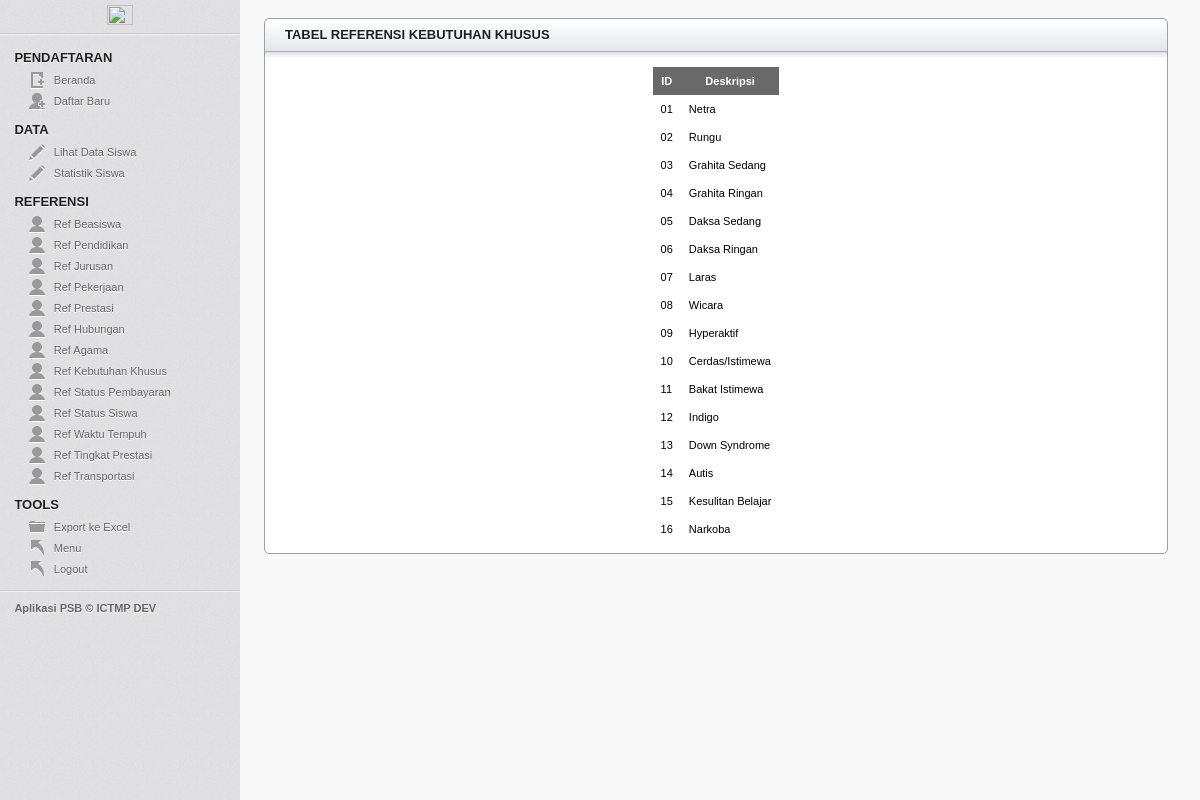
The page /pendaftaran/index.php?p=t_kebutuhankhusus (signed in) on the database its author committed.
### tables this page shows
CREATE TABLE `ref_special_needs` (
  `id_special_needs` varchar(5) NOT NULL,
  `detail` varchar(99) NOT NULL
);

### pendaftaran/t_kebutuhankhusus.php (the view, shortened to what this page needs)
<?php
	$sql = "SELECT * FROM ref_special_needs";
	$result = mysqli_query($con, $sql)or die('Error');
	if(isset($_SESSION['signed_in']) && $_SESSION['signed_in'] == true)
	{
		echo '	<article class="module">
					<header><h3>TABEL REFERENSI KEBUTUHAN KHUSUS</h3></header>
					<div class="module_content">
						<table class="tbl_data" border="0" align="center">
							<tr>
								<th>ID</th>
								<th>Deskripsi</th>
							</tr>';
								while ($data = mysqli_fetch_array($result)) {
									echo '
										<tr>
											<td>'.$data["id_special_needs"].'</td>
											<td>'.$data["detail"].'</td>
										</tr>
									';
								}
		echo '
						</table>
					</div>
				</article>
			</section>
		';
	}
?>

### pendaftaran/css/layout.css (style rules this page uses)
html, body, div, map, dt, isindex, form, header, aside, section, section, article, footer { display: block; }
html, body { height: 100%; margin: 0; padding: 0; font-family: Verdana, Helvetica, Arial, sans-serif; background: #F8F8F8; font-size: 11px; }
#main h3 { color: #1F1F20; text-transform: uppercase; text-shadow: 0 1px 0 #fff; font-size: 13px; margin: 8px 20px; }
.module { border: 1px solid #9BA0AF; width: auto; margin-right: 20px; margin-top: 20px; -webkit-border-radius: 5px; -moz-border-radius: 5px; border-radius: 5px; background: #ffffff; }
.module header h3 { display: block; margin: 10px 20px; width: auto; float: left; }
.module header { height: 38px; width: 100%; background: #F1F1F4 url(../images/secondary_bar.png) repeat-x; -webkit-border-top-left-radius: 5px; -webkit-border-top-right-radius: 5px; -moz-border-radius-top-left: 5px; -moz-border-radius-top-right: 5px; border-top-left-radius: 5px; border-top-right-radius: 5px; }
.module_content { margin: 10px 20px; color: #666; }
table.tbl_data { border-collapse: collapse; color: black; }
.tbl_data th { background-color: #696969; color: #ffffff; text-align: center; padding: 8px; }
.tbl_data td { padding: 8px; text-align: left; }

### rows shown on the page
ref_special_needs: id_special_needs "01", detail "Netra"
ref_special_needs: id_special_needs "02", detail "Rungu"
ref_special_needs: id_special_needs "03", detail "Grahita Sedang"
ref_special_needs: id_special_needs "04", detail "Grahita Ringan"
ref_special_needs: id_special_needs "05", detail "Daksa Sedang"
ref_special_needs: id_special_needs "06", detail "Daksa Ringan"
ref_special_needs: id_special_needs "07", detail "Laras"
ref_special_needs: id_special_needs "08", detail "Wicara"
ref_special_needs: id_special_needs "09", detail "Hyperaktif"
ref_special_needs: id_special_needs "10", detail "Cerdas/Istimewa"
ref_special_needs: id_special_needs "11", detail "Bakat Istimewa"
ref_special_needs: id_special_needs "12", detail "Indigo"
ref_special_needs: id_special_needs "13", detail "Down Syndrome"
ref_special_needs: id_special_needs "14", detail "Autis"
ref_special_needs: id_special_needs "15", detail "Kesulitan Belajar"
ref_special_needs: id_special_needs "16", detail "Narkoba"
